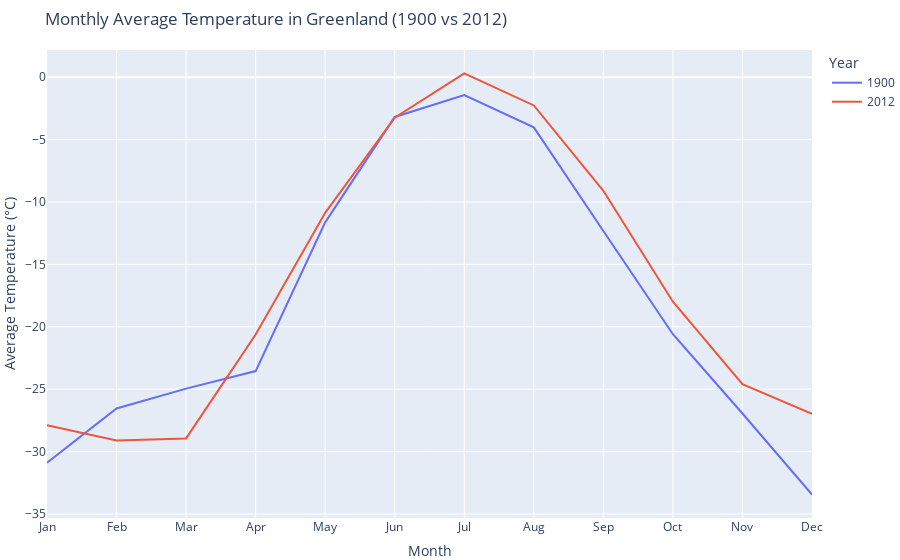

Here is the notebook cell this chart was saved with:
### Code cell
plot_country_temperature(df_country_clean, 'Greenland', 1900, 2012)

### Figure 1 — Plotly figure (JSON) as saved in the notebook; plotly's stock layout.template omitted (floating-point values rounded to 4 significant figures)
{"data": [{"hovertemplate": "Year=1900<br>Month=%{x}<br>Average Temperature (°C)=%{y}<extra></extra>", "legendgroup": "1900", "line": {"color": "#636efa", "dash": "solid"}, "marker": {"symbol": "circle"}, "mode": "lines", "name": "1900", "orientation": "v", "showlegend": true, "type": "scatter", "x": [1, 2, 3, 4, 5, 6, 7, 8, 9, 10, 11, 12], "xaxis": "x", "y": [-30.89, -26.54, -24.96, -23.55, -11.63, -3.185, -1.428, -4.02, -12.32, -20.59, -26.95, -33.45], "yaxis": "y"}, {"hovertemplate": "Year=2012<br>Month=%{x}<br>Average Temperature (°C)=%{y}<extra></extra>", "legendgroup": "2012", "line": {"color": "#EF553B", "dash": "solid"}, "marker": {"symbol": "circle"}, "mode": "lines", "name": "2012", "orientation": "v", "showlegend": true, "type": "scatter", "x": [1, 2, 3, 4, 5, 6, 7, 8, 9, 10, 11, 12], "xaxis": "x", "y": [-27.88, -29.1, -28.94, -20.61, -10.87, -3.243, 0.305, -2.263, -9.098, -17.99, -24.59, -26.98], "yaxis": "y"}], "layout": {"legend": {"title": {"text": "Year"}, "tracegroupgap": 0}, "margin": {"b": 0, "l": 0, "r": 0, "t": 50}, "title": {"text": "Monthly Average Temperature in Greenland (1900 vs 2012)"}, "xaxis": {"anchor": "y", "domain": [0, 1], "tickmode": "array", "ticktext": ["Jan", "Feb", "Mar", "Apr", "May", "Jun", "Jul", "Aug", "Sep", "Oct", "Nov", "Dec"], "tickvals": [1, 2, 3, 4, 5, 6, 7, 8, 9, 10, 11, 12], "title": {"text": "Month"}}, "yaxis": {"anchor": "x", "domain": [0, 1], "title": {"text": "Average Temperature (°C)"}}}}
